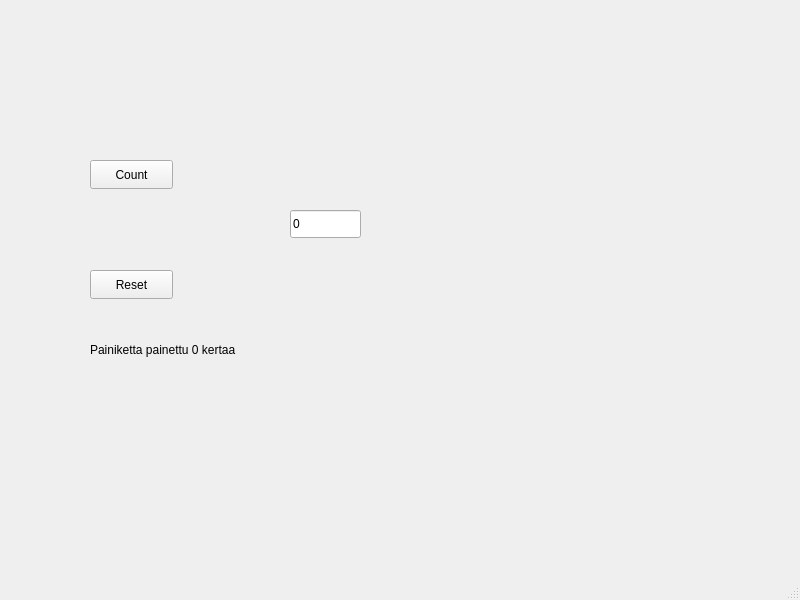
<?xml version="1.0" encoding="UTF-8"?>
<ui version="4.0">
 <class>MainWindow</class>
 <widget class="QMainWindow" name="MainWindow">
  <property name="geometry">
   <rect>
    <x>0</x>
    <y>0</y>
    <width>800</width>
    <height>600</height>
   </rect>
  </property>
  <property name="windowTitle">
   <string>MainWindow</string>
  </property>
  <widget class="QWidget" name="centralwidget">
   <widget class="QPushButton" name="btnCount">
    <property name="geometry">
     <rect>
      <x>90</x>
      <y>160</y>
      <width>83</width>
      <height>29</height>
     </rect>
    </property>
    <property name="text">
     <string>Count</string>
    </property>
   </widget>
   <widget class="QPushButton" name="btnReset">
    <property name="geometry">
     <rect>
      <x>90</x>
      <y>270</y>
      <width>83</width>
      <height>29</height>
     </rect>
    </property>
    <property name="text">
     <string>Reset</string>
    </property>
   </widget>
   <widget class="QLineEdit" name="txtResult">
    <property name="geometry">
     <rect>
      <x>290</x>
      <y>210</y>
      <width>71</width>
      <height>28</height>
     </rect>
    </property>
    <property name="text">
     <string>0</string>
    </property>
   </widget>
   <widget class="QLabel" name="labelInfo">
    <property name="geometry">
     <rect>
      <x>90</x>
      <y>340</y>
      <width>191</width>
      <height>20</height>
     </rect>
    </property>
    <property name="text">
     <string>Painiketta painettu 0 kertaa</string>
    </property>
   </widget>
  </widget>
  <widget class="QMenuBar" name="menubar">
   <property name="geometry">
    <rect>
     <x>0</x>
     <y>0</y>
     <width>800</width>
     <height>25</height>
    </rect>
   </property>
  </widget>
  <widget class="QStatusBar" name="statusbar"/>
 </widget>
 <resources/>
 <connections/>
</ui>
